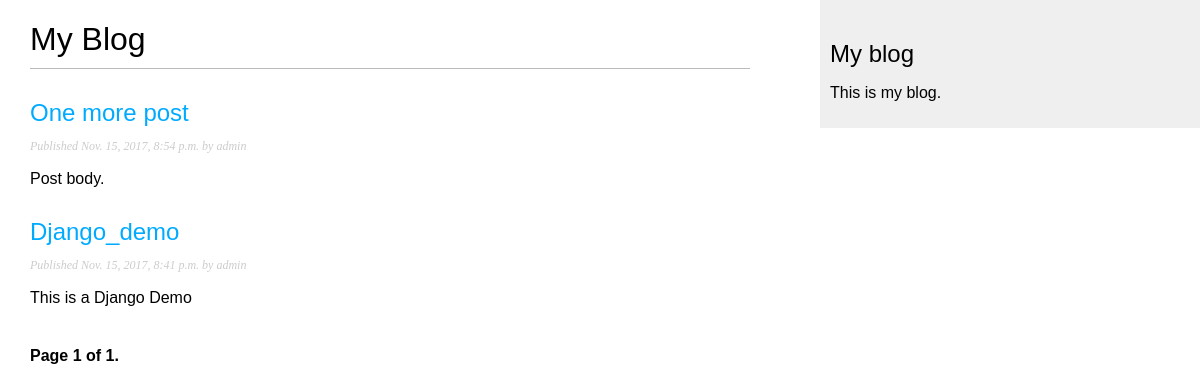
The page /blog/ on the database as committed earlier.
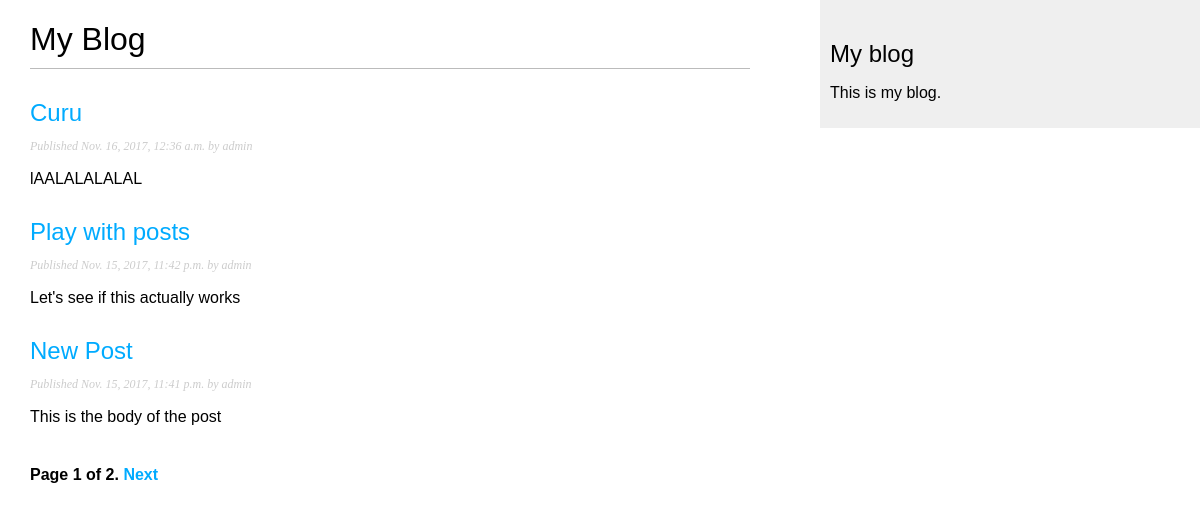
The same page on the database as committed later.
### blog/models.py (models this page shows, shortened)
class Post(models.Model):
    STATUS_CHOICES = (
        ('draft', 'Draft'),
        ('published', 'Published'),
    )
    title = models.CharField(max_length = 250)
    slug = models.SlugField(max_length = 250, unique_for_date='publish')
    author = models.ForeignKey(User, related_name = 'blog_post')
    body = models.TextField()
    publish = models.DateTimeField(default = timezone.now)
    created = models.DateTimeField(auto_now_add = True)
    upadated = models.DateTimeField(auto_now = True)
    status = models.CharField(max_length = 10, choices = STATUS_CHOICES, default = 'draft')
    class Meta:
        ordering = ('-publish',)
    def get_absolute_url(self):
        return reverse('blog:post_detail', args = [self.publish.year,
                                                   self.publish.strftime('%m'),
                                                   self.publish.strftime('%d'),
                                                   self.slug])

### blog/views.py (the view)
class PostListView(ListView):
    queryset = Post.objects.all()
    context_object_name = 'posts'
    paginate_by = 3
    template_name = 'blog/post/list.html'

### blog/templates/blog/post/list.html (shortened to what this page needs)
{% extends "blog/base.html" %}
{% block content %}
  <h1>My Blog</h1>
  {% for post in posts %}
    <h2><a href="{{ post.get_absolute_url }}"> {{ post.title }}</a></h2>
    <p class = "date">Published {{ post.publish }} by {{ post.author }}</p>
    {{ post.body|truncatewords:30|linebreaks }}
  {% endfor %}
  {% include "pagination.html" with page=page_obj %}
{% endblock %}

Rows that differ between the two databases and show on the page:
no longer on this page (row unchanged): Post: title "One more post", publish "Nov. 15, 2017, 8:54 p.m.", author "admin", body "Post body."
no longer on this page (row unchanged): Post: title "Django_demo", publish "Nov. 15, 2017, 8:41 p.m.", author "admin", body "This is a Django Demo"
added Post: title "Curu", publish "Nov. 16, 2017, 12:36 a.m.", author "admin", body "lAALALALALAL"
added Post: title "Play with posts", publish "Nov. 15, 2017, 11:42 p.m.", author "admin", body "Let's see if this actually works"
added Post: title "New Post", publish "Nov. 15, 2017, 11:41 p.m.", author "admin", body "This is the body of the post"
Other text that changed with them:
{{ page.paginator.num_pages }}: "1" → "2"
text now shown: "Next"
